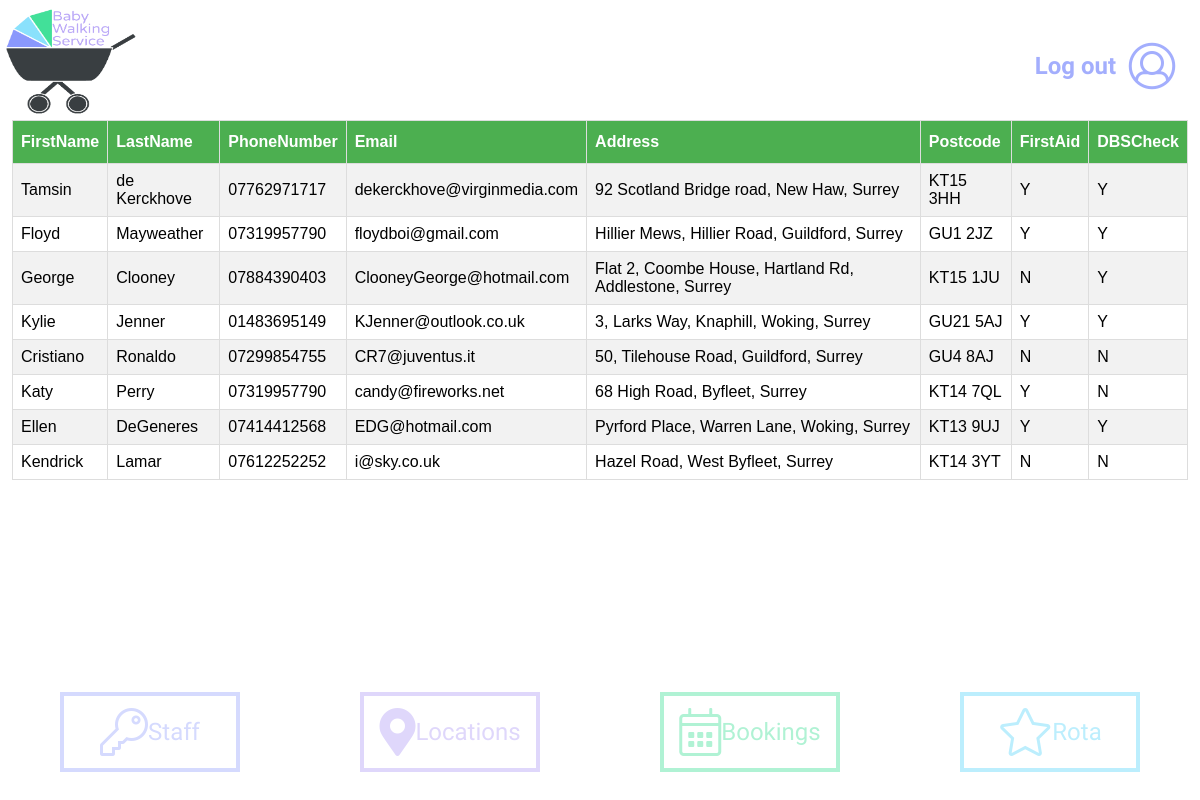
/admin.php?p=staff, run on the app's committed database.
### tables this page shows
CREATE TABLE IF NOT EXISTS Staff 
(
StaffID INT NOT NULL AUTO_INCREMENT,
FirstName VARCHAR(50) NOT NULL,
LastName VARCHAR(50) NOT NULL,
PhoneNumber CHAR(11) NOT NULL,
Email VARCHAR(100),
Address VARCHAR(100),
Postcode CHAR(8),
StaffPassword VARCHAR(250),
FirstAid CHAR(1),
DBSCheck CHAR(1),
CONSTRAINT PK_Staff PRIMARY KEY(StaffID),
CONSTRAINT CHK_Postcode CHECK (Postcode LIKE 'TW%' || Postcode LIKE 'KT%' || Postcode LIKE 'RH%' || Postcode LIKE 'GU%')
);

### pages/staff.php (the view)
<?php
$query ='SELECT `FirstName`, `LastName`, `PhoneNumber`, `Email`, `Address`, `Postcode`, `FirstAid`, `DBSCheck` FROM `staff`';
$tableheader = false;
$smt = $DBH->prepare($query);
$smt->execute();
?>
<div class="content">
	<div class="tableContainer">
		<table class="staffTbl">
		<?php while($row=$smt->fetch(PDO::FETCH_ASSOC)){
			if($tableheader == false) {
					echo '<tr>';
					foreach($row as $key=>$value) {
						echo "<th>{$key}</th>";
					}
					echo '</tr>';
					$tableheader = true;
				}
				echo "<tr>";
				foreach($row as $value) {
					echo "<td>{$value}</td>";
				}
				echo "</tr>";
			}
		?>
		</table>
	</div>
</div>

### includes/adminheader.php (shortened to what this page needs)
<!DOCTYPE html>
<html lang="en">
<head>
    <link rel="stylesheet" href="https://use.fontawesome.com/releases/v5.5.0/css/all.css">
    <link rel = "stylesheet" href = "fontawesome/css/all.css">
    <link rel="stylesheet" href="css/index.css">
    <link href='fullcalendar/core/main.css' rel='stylesheet' />
    <link href='fullcalendar/daygrid/main.css' rel='stylesheet' />
    <link href='fullcalendar/timegrid/main.css' rel='stylesheet' />
    <link rel="stylesheet" href="https://cdnjs.cloudflare.com/ajax/libs/jquery-modal/0.9.1/jquery.modal.min.css" />
</head>
<body>
<header>
    <a href = "admin.php?p=adminarea"><img  alt = "baby walking service logo" id = "logo" src = "images/logo.png"/></a>
    <h3 class = "loginBtn"><a href='includes/logout.php'>Log out &nbsp;</a> <i class="fal fa-user-circle"></i></h3>
</header>

### admin.php (shortened to what this page needs)
<?php
include('includes/adminheader.php');
    if(!empty($_GET['p'])){
        require_once('pages/'.$_GET['p'].'.php');
    }else{
        require_once('pages/adminarea.php');
    }
include('includes/adminfooter.php');
?>

### includes/adminfooter.php (shortened to what this page needs)
<footer>
    <?php  include('includes/adminnav.php'); ?>
</footer>
</body>
</html>

### includes/adminnav.php
<ul>
    <li class = "navigation2" id = "homeabout">
        <a href = "admin.php?p=staff"><i class="fal fa-key"></i>Staff</a>
    </li>
    <li class = "navigation2" id = "homelocation">
        <a href = "admin.php?p=locations"><i class="fas fa-map-marker-alt"></i>Locations</a>
    </li>
    <li class = "navigation2" id = "homeprices">
        <a href = "admin.php?p=booked"><i class="fal fa-calendar-alt"></i>Bookings</a>
    </li>
    <li class = "navigation2" id = "homecontact">
        <a href = "admin.php?p=rota"><i class="fal fa-star"></i>Rota</a>
    </li>
</ul>

### css/index.css (style rules this page uses)
* { margin: 0; padding: 0; }
header { height: 15vh; width: 100%; top: 0; left: 0; display: flex; justify-content: space-between; align-content: center; background: transparent; font-family: "Varela Round", sans-serif; }
body { position: fixed !important; height: 100vh !important; width: 100% !important; font-family: "Open Sans", sans-serif; }
footer { height: 15vh; width: 100% !important; position: fixed; bottom: 0; }
.content { height: 70vh; position: relative; display: flex; flex-flow: column; align-items: center; overflow-y: auto; }
@media only screen and (min-width: 480px) { .content { padding-top: 0%; padding-bottom: 0%; } }
h3 { font-family: "Varela Round", sans-serif; color: #393E41; font-size: 1.5em; }
i { font-size: 2em; }
#logo { width: 100px; max-width: 100%; height: 100%; }
@media only screen and (min-width: 480px) { #logo { width: 140px; } }
.loginBtn { display: flex; align-items: center; margin-right: 2%; margin-top: 1%; color: #a3aefd; cursor: pointer; }
.tableContainer { max-height: 70vh; width: 100%; overflow-y: scroll; }
.staffTbl { margin-left: 1%; margin-right: 1%; width: 98%; border-collapse: collapse; font-family: sans-serif; }
.staffTbl td, .staffTbl th { border: 1px solid #ddd; padding: 8px; }
.staffTbl tr:nth-child(even) { background-color: #f2f2f2; }
.staffTbl th { padding-top: 12px; padding-bottom: 12px; text-align: left; background-color: #4CAF50; color: white; }
ul { display: flex; flex-wrap: nowrap; justify-content: center; width: 100%; list-style-type: none; background-color: white; }
.navigation2 { display: flex; flex-wrap: nowrap; justify-content: center; align-items: center; width: 25%; margin: 0; padding: 0; font-family: "Varela Round", sans-serif; font-size: 1.5em; }
@media only screen and (min-width: 480px) { .navigation2 { border-style: solid; border-width: 4px; width: 25%; padding-top: 1%; padding-bottom: 1%; margin: 1%; margin-left: 5%; margin-right: 5%; cursor: pointer; } }
a { display: flex; align-items: center; text-align: center; justify-content: center; color: inherit; text-decoration: inherit; }
#homeabout { color: #d5dafe; }
#homelocation { color: #dfd7fb; }
#homeprices { color: #b0f2d4; }
#homecontact { color: #bceefd; }

### data on the page
staff: key "FirstName", key "LastName", key "PhoneNumber", key "Email", key "Address", key "Postcode", key "FirstAid", key "DBSCheck", FirstName "Tamsin", LastName "de Kerckhove", PhoneNumber "07762971717", Email "dekerckhove@virginmedia.com", Address "92 Scotland Bridge road, New Haw, Surrey", Postcode "KT15 3HH", value "Y"
staff: FirstName "Floyd", LastName "Mayweather", PhoneNumber "07319957790", Email "floydboi@gmail.com", Address "Hillier Mews, Hillier Road, Guildford, Surrey", Postcode "GU1 2JZ", value "Y"
staff: FirstName "George", LastName "Clooney", PhoneNumber "07884390403", Email "ClooneyGeorge@hotmail.com", Address "Flat 2, Coombe House, Hartland Rd, Addlestone, Surrey", Postcode "KT15 1JU", FirstAid "N", DBSCheck "Y"
staff: FirstName "Kylie", LastName "Jenner", PhoneNumber "01483695149", Email "KJenner@outlook.co.uk", Address "3, Larks Way, Knaphill, Woking, Surrey", Postcode "GU21 5AJ", value "Y"
staff: FirstName "Cristiano", LastName "Ronaldo", PhoneNumber "07299854755", Email "CR7@juventus.it", Address "50, Tilehouse Road, Guildford, Surrey", Postcode "GU4 8AJ", value "N"
staff: FirstName "Katy", LastName "Perry", PhoneNumber "07319957790", Email "candy@fireworks.net", Address "68 High Road, Byfleet, Surrey", Postcode "KT14 7QL", FirstAid "Y", DBSCheck "N"
staff: FirstName "Ellen", LastName "DeGeneres", PhoneNumber "07414412568", Email "EDG@hotmail.com", Address "Pyrford Place, Warren Lane, Woking, Surrey", Postcode "KT13 9UJ", value "Y"
staff: FirstName "Kendrick", LastName "Lamar", PhoneNumber "07612252252", Email "i@sky.co.uk", Address "Hazel Road, West Byfleet, Surrey", Postcode "KT14 3YT", value "N"
